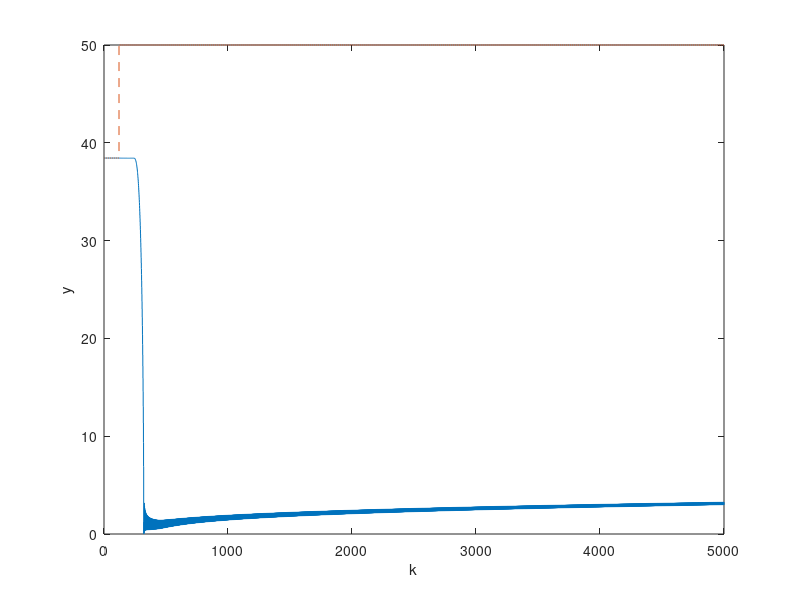

Reproduce this figure in MATLAB.
clc;
clear all;

%Constants
A1 = 505;
C2 = 0.65;
ap1 = 23; %alfa_1
ap2 = 15; %alfa_2

%Punkt pracy
tau = 120;
h2_0 = 38.44;
h1_0 = 16.34;
F1 = 78;
FD = 15;

%Objetośc punktu pracy
v2_0 = h2_0^2 * C2;
v1_0 = h1_0 * A1;

t_sym = 5000; %czas symulacji
T = 1; %krok

%warunki_początkowe
kp = 120/T + 2;
kk = t_sym/T;
v1(1:kp) = v1_0;
v2(1:kp) = v2_0;
h1(1:kp) = h1_0;
h2(1:kp) = h2_0;
F1in(1:kp) = F1;
FD(1:T:t_sym/T) = FD;
e(1:kp) = 0;

yzad(1:kp) = 38.44;
yzad(kp:kk) = 50;

%Nastawy PID
Kp = 0.8;
Ti = 3.15;
Td = 0.76;

r0 = Kp*(1 + T/(2*Ti) + Td/T);
r1 = Kp*(T/(2*Ti) - (2*Td)/T -1);
r2 = Kp*Td/T;

for k = kp:t_sym/T

    v1(k) = v1(k-1) + T*(F1in(k-1-(tau/T)) + FD(k-1) - ap1*sqrt(h1(k-1)));
    v2(k) = v2(k-1) + T*(ap1*sqrt(h1(k-1)) - ap2*(sqrt(h2(k-1))));
    h1(k) = v1(k)/A1;
    h2(k) = sqrt(v2(k)/C2);

    %PID
    e(k) = h2(k) - yzad(k);
    F1in(k) = F1in(k-1) + r0*e(k) + r1*e(k-1) + r2*e(k-2);

end

iteracja = 0:1:kk-1;
%Plot wyjście
figure;
stairs(iteracja, h2)
hold on;
stairs(iteracja, yzad,"--");
hold off;
xlabel('k'); ylabel("y");